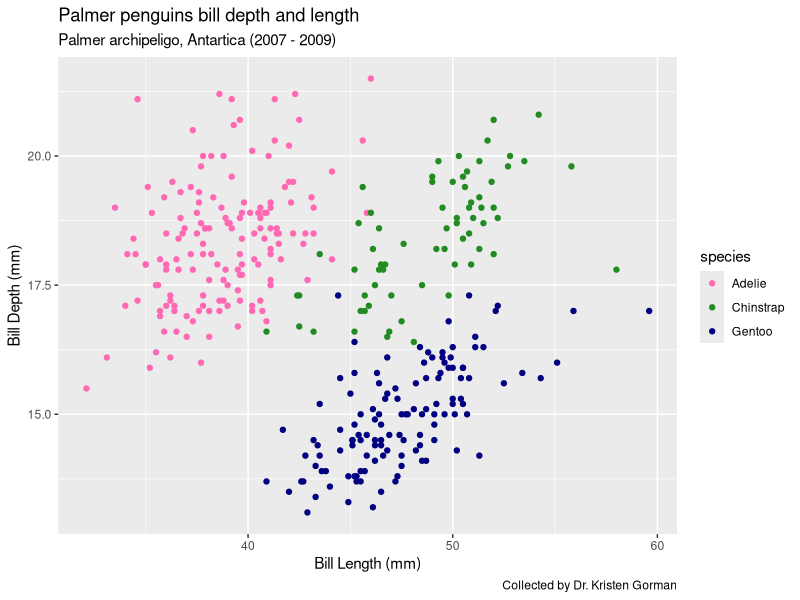
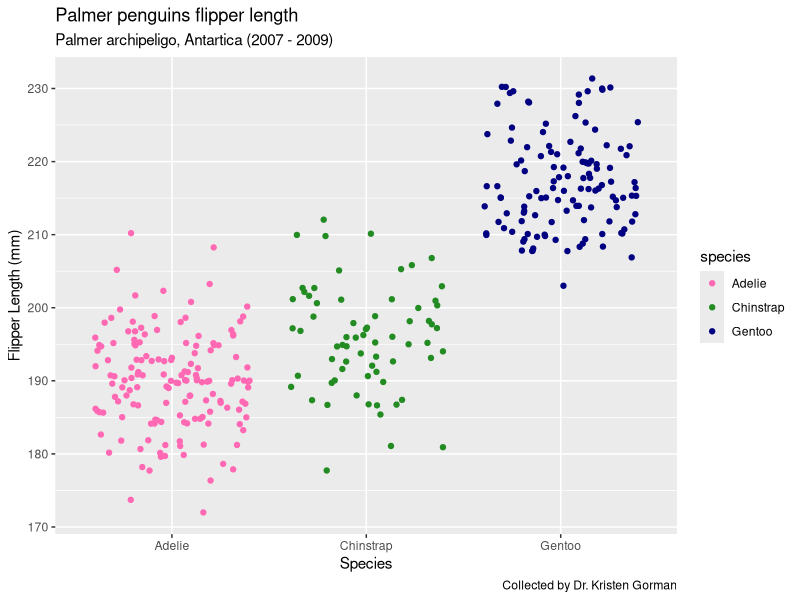

R code for these plots, in order:
## ---- chunk 1
library(ggplot2)
library(tidyr)
library(palmerpenguins)
## ---- chunk 2
#create an expression
 fx <- expression(x^2)

#find the derivative
 df_dx <- D(expr = fx, name = "x")

#run at x=3
 x <- 3
eval(df_dx)
 
## ---- chunk 3
#expression
fa <- expression(2 * (3 * a +2)^4 - 5)

#find the derivative
df_da <- D(expr = fa, name = "a")

#run at a = 1.2
a <- 1.2
eval(df_da)
## ---- chunk 4
library(ggplot2)
library(tidyr)

ggplot( data = penguins, aes(x = bill_length_mm, y = bill_depth_mm)) +
  geom_point(aes(color = species)) +
  scale_color_manual(values = c("hotpink", "forestgreen", "navy")) +
  labs(x = "Bill Length (mm)",
       y = "Bill Depth (mm)",
       title = "Palmer penguins bill depth and length",
       subtitle = "Palmer archipeligo, Antartica (2007 - 2009)",
       caption = "Collected by Dr. Kristen Gorman")
## ---- chunk 5
library(ggplot2)
library(tidyr)

ggplot( data = penguins, aes(x = species, y = flipper_length_mm)) +
  geom_jitter(aes(color = species)) +
  scale_color_manual(values = c("hotpink", "forestgreen", "navy")) +
  labs(x = "Species",
       y = "Flipper Length (mm)",
       title = "Palmer penguins flipper length",
       subtitle = "Palmer archipeligo, Antartica (2007 - 2009)",
       caption = "Collected by Dr. Kristen Gorman")
